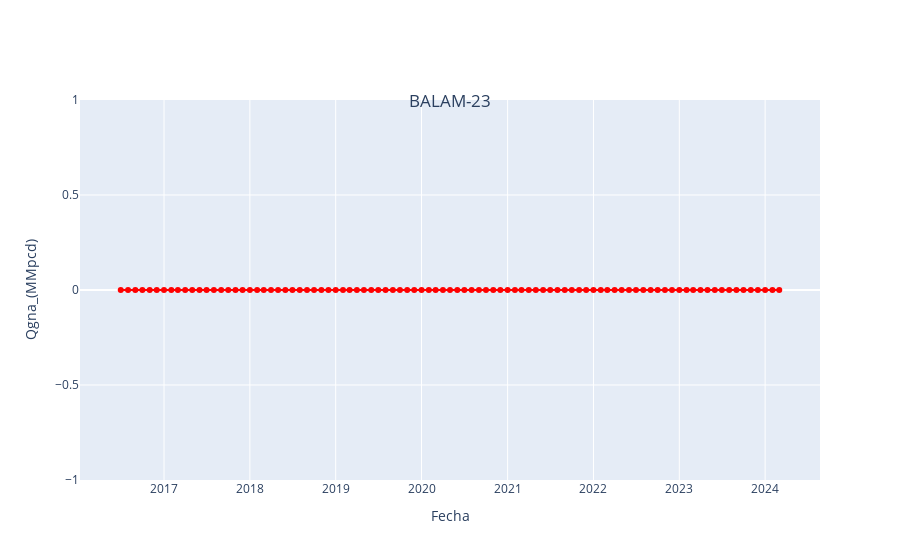

The notebook cell saved with this chart:
### Markdown cell above
### Producción de gas no asociado

### Code cell
plot_gas(tablero_pozo, tablero_pozo["Fecha"], tablero_pozo["Qgna_(MMpcd)"], pozo)
